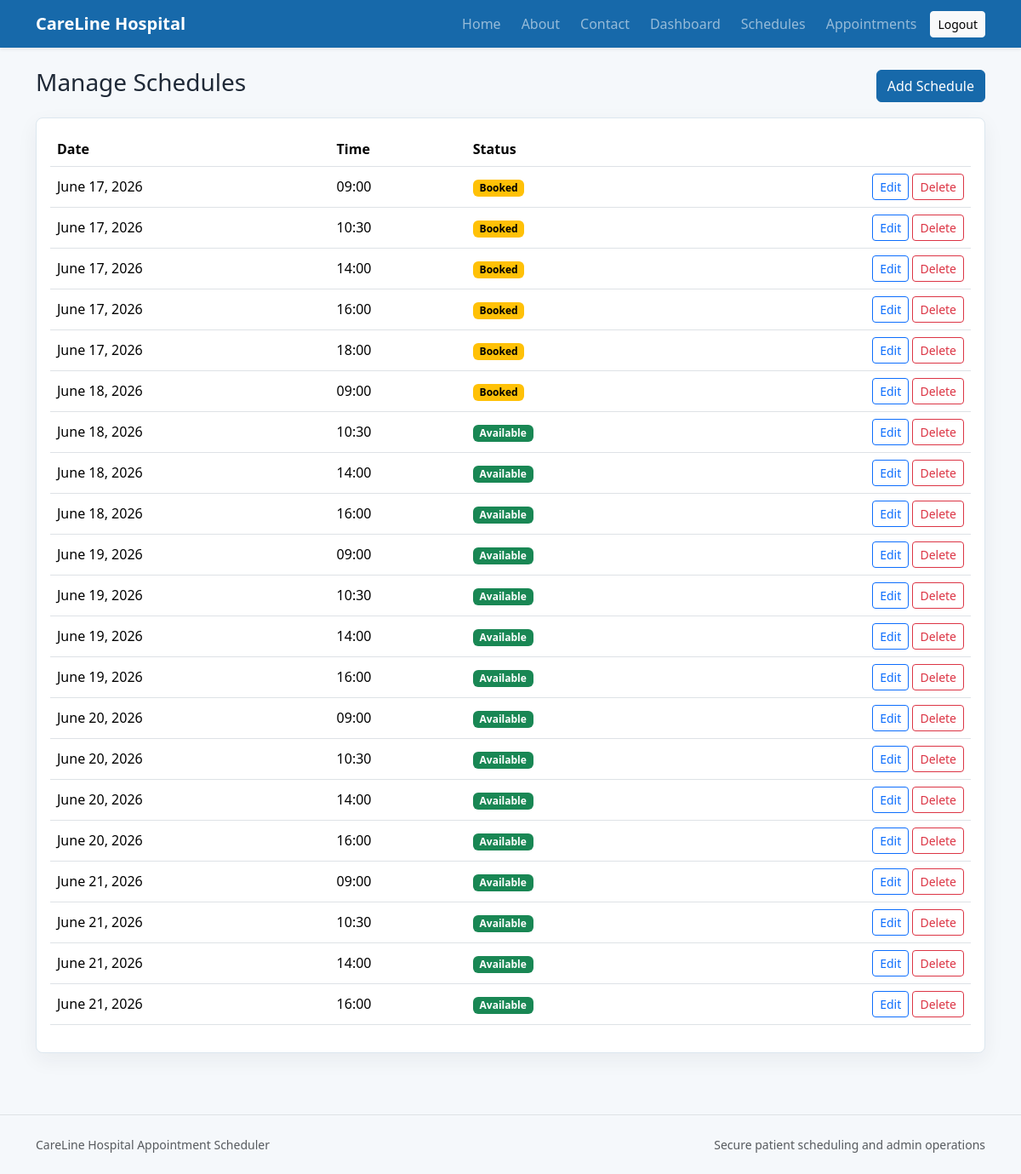
Page /staff/schedules/ (signed in) on the committed database.
### appointments/models.py (models this page shows, shortened)
class Schedule(models.Model):
    appointment_date = models.DateField()
    appointment_time = models.TimeField()
    is_booked = models.BooleanField(default=False)
    class Meta:
        ordering = ['appointment_date', 'appointment_time']
        constraints = [
            models.UniqueConstraint(
                fields=['appointment_date', 'appointment_time'],
                name='unique_appointment_slot',
            )
        ]

### appointments/views.py (the view)
# urls.py: path('staff/schedules/', views.manage_schedules, name='manage_schedules'),
@admin_required
def manage_schedules(request):
    schedules = Schedule.objects.all()
    return render(request, 'appointments/manage_schedules.html', {'schedules': schedules})

### appointments/views.py (called while the page is built)
def is_admin(user):
    return user.is_authenticated and user.is_staff

### appointments/templates/appointments/manage_schedules.html (shortened to what this page needs)
{% extends 'appointments/base.html' %}
{% block content %}
<div class="container py-4">
    <div class="page-heading">
        <h1 class="h3">Manage Schedules</h1>
        <a class="btn btn-primary" href="{% url 'add_schedule' %}">Add Schedule</a>
    </div>
    <div class="table-shell">
        <div class="table-responsive">
            <table class="table align-middle">
                <thead><tr><th>Date</th><th>Time</th><th>Status</th><th></th></tr></thead>
                <tbody>
                {% for schedule in schedules %}
                    <tr>
                        <td>{{ schedule.appointment_date }}</td>
                        <td>{{ schedule.appointment_time|time:'H:i' }}</td>
                        <td>{% if schedule.is_booked %}<span class="badge text-bg-warning">Booked</span>{% else %}<span class="badge text-bg-success">Available</span>{% endif %}</td>
                        <td class="text-end">
                            <a class="btn btn-outline-primary btn-sm" href="{% url 'edit_schedule' schedule.id %}">Edit</a>
                            <form method="post" action="{% url 'delete_schedule' schedule.id %}" class="d-inline" data-confirm="Delete this schedule?">
                                <button class="btn btn-outline-danger btn-sm" type="submit">Delete</button>
                            </form>
                        </td>
                    </tr>
                {% empty %}
                    <tr><td colspan="4" class="text-muted">No schedules created.</td></tr>
                {% endfor %}
                </tbody>
            </table>
        </div>
    </div>
</div>
{% endblock %}

### appointments/static/appointments/css/style.css (style rules this page uses)
:root { --hospital-blue: #1769aa; --hospital-teal: #0f9f8f; --soft-bg: #f5f8fb; --ink: #1f2937; }
body { background: var(--soft-bg); color: var(--ink); }
.bg-primary, .btn-primary { background-color: var(--hospital-blue) !important; border-color: var(--hospital-blue) !important; }
.feature-panel, .auth-card, .table-shell, .stat-card, .info-card { background: #ffffff; border: 1px solid #dce7ef; border-radius: 8px; box-shadow: 0 8px 24px rgba(31, 41, 55, 0.06); }
.page-heading { display: flex; align-items: center; justify-content: space-between; gap: 1rem; margin-bottom: 1rem; }
.table-shell { padding: 1rem; }

### rows in the picture
Schedule: appointment_date "June 17, 2026", appointment_time "09:00", is_booked "Booked"
Schedule: appointment_date "June 17, 2026", appointment_time "10:30", is_booked "Booked"
Schedule: appointment_date "June 17, 2026", appointment_time "14:00", is_booked "Booked"
Schedule: appointment_date "June 17, 2026", appointment_time "16:00", is_booked "Booked"
Schedule: appointment_date "June 17, 2026", appointment_time "18:00", is_booked "Booked"
Schedule: appointment_date "June 18, 2026", appointment_time "09:00", is_booked "Booked"
Schedule: appointment_date "June 18, 2026", appointment_time "10:30", is_booked "Available"
Schedule: appointment_date "June 18, 2026", appointment_time "14:00", is_booked "Available"
Schedule: appointment_date "June 18, 2026", appointment_time "16:00", is_booked "Available"
Schedule: appointment_date "June 19, 2026", appointment_time "09:00", is_booked "Available"
Schedule: appointment_date "June 19, 2026", appointment_time "10:30", is_booked "Available"
Schedule: appointment_date "June 19, 2026", appointment_time "14:00", is_booked "Available"
Schedule: appointment_date "June 19, 2026", appointment_time "16:00", is_booked "Available"
Schedule: appointment_date "June 20, 2026", appointment_time "09:00", is_booked "Available"
Schedule: appointment_date "June 20, 2026", appointment_time "10:30", is_booked "Available"
Schedule: appointment_date "June 20, 2026", appointment_time "14:00", is_booked "Available"
Schedule: appointment_date "June 20, 2026", appointment_time "16:00", is_booked "Available"
Schedule: appointment_date "June 21, 2026", appointment_time "09:00", is_booked "Available"
Schedule: appointment_date "June 21, 2026", appointment_time "10:30", is_booked "Available"
Schedule: appointment_date "June 21, 2026", appointment_time "14:00", is_booked "Available"
Schedule: appointment_date "June 21, 2026", appointment_time "16:00", is_booked "Available"
